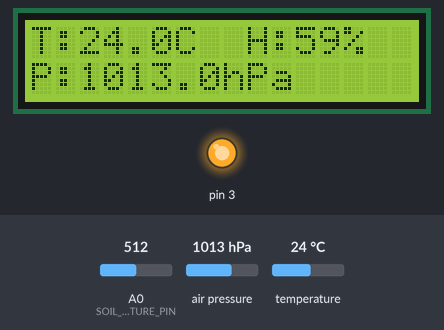
Recording of a sketch running on a simulated Arduino Uno, built with avr-gcc and run on an emulated ATmega328P. Shown: 16×2 character LCD, output pins drawn as LEDs (lit = HIGH). The inputs (shaded band) are chosen by the test bench; at power-on: air pressure 1013 hPa, A0 (SOIL_MOISTURE_PIN) = 512, temperature 24 °C. No radio packets arrive unless stated; what the sketch prints to the serial monitor is not drawn.

Above: at 1.3 s.
1.4 s: air pressure set to 952 hPa
At 16.4 s:
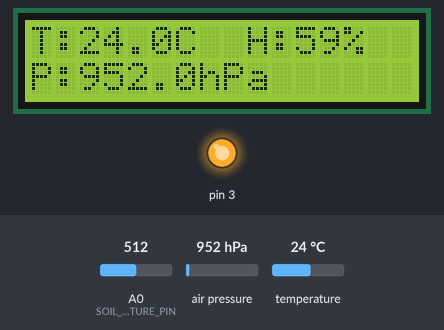
Timing chart, 0 to 17.9 s (numbered marks = the images above; inputs shaded):
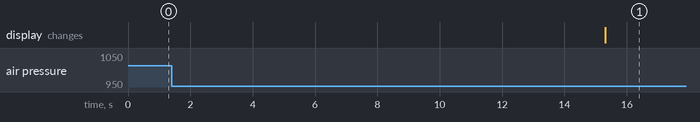

Measured:
- after the input at 1.4 s, the display: changes after 13.9 s (image 1)

The sketch:

Laboratorio_4.ino
```cpp
#include <SPI.h>
#include <LoRa.h>
#include <LiquidCrystal_I2C.h>
#include <OneWire.h>
#include <DallasTemperature.h>
#include <Wire.h>
#include <Adafruit_Sensor.h>
#include <Adafruit_BMP280.h>
#include <ArduinoJson.h>

// Definiciones de pines
#define SOIL_MOISTURE_PIN A0 // Pin analógico para el sensor de humedad del suelo
#define SEALEVELPRESSURE_HPA (1013.25) // Ajusta según la presión atmosférica local
// Inicialización de objetos
LiquidCrystal_I2C lcd(0x27, 16, 2);
Adafruit_BMP280 bmp;

void setup() {
  Serial.begin(9600);
  pinMode(3, OUTPUT);
  digitalWrite(3, HIGH);
  lcd.init();                      // initialize the lcd
  lcd.init();
  // Print a message to the LCD.
  lcd.backlight();
  lcd.print("Inicializando...");

  // Inicializar LoRa
  LoRa.setPins(10, 9, 2); // NSS = 10, RESET = 9, DIO0 = 2

  if (!LoRa.begin(915E6)) {
    Serial.println("Error inicializando LoRa");
    lcd.clear();
    lcd.print("Error en LoRa");
    while (1);
  }
  Serial.println("LoRa inicializado con éxito");
  lcd.clear();
  lcd.print("LoRa listo");


  // Inicializar BMP280
  if (!bmp.begin(0x76)) { // Intenta iniciar con la dirección I2C del sensor
    Serial.println("No se encontró el sensor BMP280.");
    while (1);
  }
}

void loop() {
  // Leer humedad del suelo
  int medicionHumedad = analogRead(SOIL_MOISTURE_PIN);
  int seco = 1023;    // Valor de referencia en seco
  int mojado = 160;   // Valor de referencia en agua

  // Mapea el valor a un porcentaje de humedad
  int porcentajeHumedad = map(medicionHumedad, seco, mojado, 0, 100);

  // Limita los valores de salida para que se mantengan entre 0 y 100%
  porcentajeHumedad = constrain(porcentajeHumedad, 0, 100);

  // Leer temperatura
  float temperatura = bmp.readTemperature();

  // Leer presión
  float presion = bmp.readPressure() / 100.0F; // Convertir a hPa

  // Mostrar datos en el LCD
  lcd.setCursor(0, 0);
  lcd.print("T:");
  lcd.print(temperatura, 1);
  lcd.print("C   "); // Espacios en blanco para eliminar caracteres sobrantes

  lcd.setCursor(9, 0);
  lcd.print("H:");
  lcd.print(porcentajeHumedad);
  lcd.print("%     ");

  lcd.setCursor(0, 1);
  lcd.print("P:");
  lcd.print(presion, 1);
  lcd.print("hPa "); // Espacios en blanco para eliminar caracteres sobrantes

  // Enviar datos por LoRa
  StaticJsonDocument<200> doc;
  doc["Id_Modulo"] = 14;
  doc["Temperatura"] = temperatura;
  doc["Presion"] = presion;
  doc["Humedad"] = porcentajeHumedad;

  char jsonBuffer[256];
  serializeJson(doc, jsonBuffer);

  // Imprimir datos en el monitor serial
  Serial.print("Presion: ");
  Serial.print(presion);
  Serial.print(", Temperatura: ");
  Serial.print(temperatura);
  Serial.print(" *C, Humedad: ");
  Serial.print(porcentajeHumedad);
  Serial.println(" %");

   //Enviar paquete
  LoRa.beginPacket();
  LoRa.print(jsonBuffer);
  LoRa.endPacket();


  // Esperar 15 segundos antes de la siguiente lectura
  delay(15000);

  Serial.println("Datos enviados");
}
```
